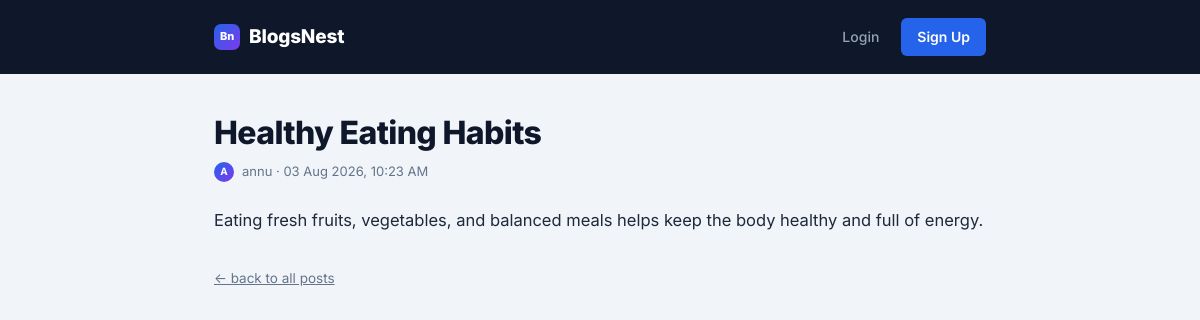
The app's page /blogs/1 with its own data.
### app/models.py (models this page shows)
class Blog(Base):
    __tablename__ = "blogs"
    id = Column(Integer, primary_key=True, index=True)
    title = Column(String, nullable=False)
    content = Column(Text, nullable=False)
    owner_id = Column(Integer, ForeignKey("users.id"), nullable=False)
    created_at = Column(DateTime, default=datetime.utcnow)
    updated_at = Column(DateTime, default=datetime.utcnow, onupdate=datetime.utcnow)
    owner = relationship("User", back_populates="blogs")

class User(Base):
    __tablename__ = "users"
    id = Column(Integer, primary_key=True, index=True)
    name = Column(String, nullable=True)
    email = Column(String, unique=True, index=True, nullable=False)
    date_of_birth = Column(Date, nullable=True)
    gender = Column(String, nullable=True)  # "male" / "female" / "other" / "prefer_not_to_say"
    is_verified = Column(Boolean, default=False)
    created_at = Column(DateTime, default=datetime.utcnow)
    blogs = relationship("Blog", back_populates="owner", cascade="all, delete-orphan")

### app/blogs/routes.py (the view)
@router.get("/blogs/{blog_id}", response_class=HTMLResponse)
def view_blog(
    blog_id: int,
    request: Request,
    db: Session = Depends(get_db),
    current_user: User | None = Depends(get_current_user_optional),
):
    blog = db.query(Blog).filter(Blog.id == blog_id).first()
    if not blog:
        raise HTTPException(status_code=404, detail="Blog not found")
    return templates.TemplateResponse(
        request, "blog.html",
        {"blog": blog, "current_user": current_user, "mode": "view"},
    )

### templates/blog.html (shortened to what this page needs)
{% extends "base.html" %}
{% block content %}
{% if mode == 'view' %}
  <div>
    <div class="detail-title">{{ blog.title }}</div>
    <div class="entry-meta">
      <span class="avatar">{{ (blog.owner.name or blog.owner.email)[0]|upper }}</span>
      {{ blog.owner.name or blog.owner.email }} &middot; {{ blog.created_at.strftime('%d %b %Y, %I:%M %p') }}
    </div>
    <div class="detail-body">{{ blog.content }}</div>
    <p style="margin-top:32px;"><a href="/blogs" class="hint">&larr; back to all posts</a></p>
  </div>
{% endif %}
{% endblock %}

### static/style.css (style rules this page uses)
:root { --bg: #F1F5F9; --navy: #0F172A; --ink: #0F172A; --ink-soft: #64748B; --rule: #E2E8F0; --blue: #2563EB; --blue-hover: #1D4ED8; --blue-soft: #DBEAFE; --white: #FFFFFF; }
* { box-sizing: border-box; }
body { margin: 0; background: var(--bg); color: var(--ink); font-family: 'Inter', -apple-system, sans-serif; line-height: 1.55; }
.entry-meta { display: flex; align-items: center; gap: 8px; font-size: 13px; color: var(--ink-soft); margin-bottom: 10px; }
.avatar { width: 20px; height: 20px; border-radius: 50%; background: linear-gradient(135deg, var(--blue), #7C3AED); color: white; font-size: 10px; font-weight: 700; display: inline-flex; align-items: center; justify-content: center; flex-shrink: 0; }
.detail-title { font-size: 32px; font-weight: 800; letter-spacing: -0.02em; margin: 0 0 10px; line-height: 1.18; }
.detail-body { font-size: 16.5px; white-space: pre-wrap; margin-top: 26px; color: #1E293B; }
.hint { font-size: 13.5px; color: var(--ink-soft); margin-top: 12px; }

### records on screen
Blog: title "Healthy Eating Habits", created_at "03 Aug 2026, 10:23 AM", content "Eating fresh fruits, vegetables, and balanced meals helps keep the body healthy and full of energy."
User: name "A", owner "annu"
